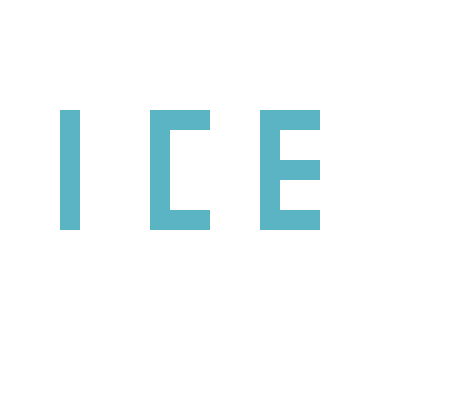
Frame 1 (no input)
Frame 60 (no input): identical to frame 1, image omitted
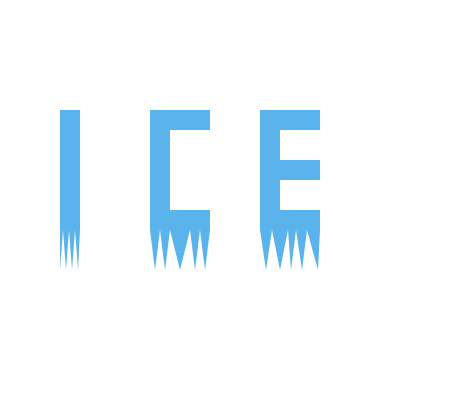
Frame 120 (the mouse pressed at the canvas centre since frame 60)

The p5.js sketch that drew these frames (run headless with seeded random() and noise() and a simulated clock; from frame 60 on, the mouse is pressed at the canvas centre):

// p5.js sketch
// ── sketch.js
function setup() {
  createCanvas(470, 400);
}

function draw() {
  background(255);
  
  const MOVEx = mouseX;
  const MOVEy = mouseY/5;
  
  fill(90,180,195+MOVEy*1);
  noStroke();
  
  //I
  beginShape();
  vertex(60,110);
  vertex(80,110);
  vertex(80,230);
  vertex(78,230 + MOVEy);
  vertex(75,230);
  vertex(72,230 + MOVEy);
  vertex(69,230);
  vertex(66,230+ MOVEy);
  vertex(63,230);
  vertex(60,230+ MOVEy);
  endShape();
  
  //C
  beginShape();
  vertex(150,110);
  vertex(210,110);
  vertex(210, 130);
  vertex(170, 130);
  vertex(170, 210);
  vertex(210, 210);
  vertex(210, 230);
  vertex(205,230+ MOVEy);
  vertex(200, 230);
  vertex(195,230+ MOVEy);
  vertex(190, 230);
  vertex(180, 230+ MOVEy);
  vertex(170, 230);
  vertex(165, 230+ MOVEy);
  vertex(160, 230);
  vertex(155, 230+ MOVEy);
  vertex(150, 230);
  endShape();
  
  //E
  beginShape();
  vertex(260,110);
  vertex(320,110);
  vertex(320, 130);
  vertex(280, 130);
  vertex(280, 160);
  vertex(320, 160);
  vertex(320, 180);
  vertex(280,180);
  vertex(280, 210);
  vertex(320,210);
  vertex(320, 230);
  vertex(318, 230+ MOVEy);
  vertex(307, 230);
  vertex(302, 230+ MOVEy);
  vertex(296,230);
  vertex(291,230+ MOVEy);
  vertex(288,230);
  vertex(280,230+ MOVEy);
  vertex(272,230);
  vertex(266,230+ MOVEy);
  vertex(260,230);
  endShape();
  
}
